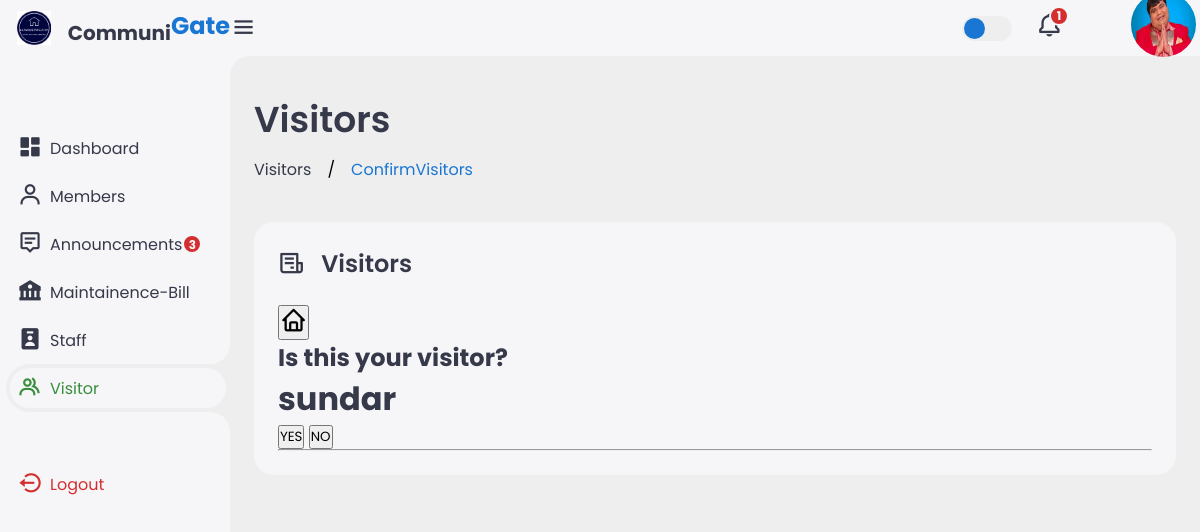
Screenshot of /user/agreevisitor.php (signed in) with the database file from the repository.
### tables this page shows
CREATE TABLE `members` (
  `hno` int(255) NOT NULL,
  `name` varchar(255) NOT NULL,
  `img_source` varchar(400) NOT NULL DEFAULT './images/defualt.png',
  `email` varchar(255) NOT NULL,
  `password` varchar(255) NOT NULL,
  `user_type` varchar(255) NOT NULL DEFAULT 'user',
  `mno` varchar(15) NOT NULL,
  `total` int(25) NOT NULL,
  `isrented` varchar(10) NOT NULL DEFAULT 'owner'
);

CREATE TABLE `cfvisitor` (
  `id` int(255) NOT NULL,
  `name` varchar(255) NOT NULL,
  `mno` varchar(255) NOT NULL,
  `pstm` varchar(255) NOT NULL,
  `date` date NOT NULL DEFAULT current_timestamp(),
  `isallowed` varchar(255) DEFAULT NULL
);

### user/agreevisitor.php (the view, shortened to what this page needs)
<!DOCTYPE html>
<html lang="en">
<head>
    <link href='https://unpkg.com/boxicons@2.1.4/css/boxicons.min.css' rel='stylesheet'>
    <link rel="stylesheet" href="./style.css">
</head>
<body>
    <div class="sidebar">
    <a href="#" class="logo">
            <i class='bx'><img src="../images/logo.png" height="50%" width="50%" alt=""></i>
            <div class="logo-name"><span><sub>Communi</span>Gate</sub></div>
        </a>
        <ul class="side-menu">
            <li><a href="dashboard.php"><i class='bx bxs-dashboard'></i>Dashboard</a></li>
            <li><a href="member.php"><i class='bx bx-user'></i>Members</a></li>
            <li><a href="announcement.php"><i class='bx bx-message-alt-detail'></i>Announcements<?php @include('../config.php');
             $select="SELECT id FROM `annoucement`";
             $result = mysqli_query($conn, $select);
             $rowcount = mysqli_num_rows( $result );
             if($rowcount>0)
             {
               echo " <span id='count'> $rowcount </span>";
             }
             ?> </a></li>
            <li><a href="maintainence-bill.php"><i class='bx bxs-bank' ></i>Maintainence-Bill<?php @include('../config.php');
             ?> </a></li>
            <li><a href="staff.php"><i class='bx bxs-user-badge'></i>Staff</a></li>
            <li class="active"><a href="visitor.php"><i class='bx bx-group'></i>Visitor</a></li>
        </ul>
        <ul class="side-menu">
            <li>
                <a href="/logout" class="logout">
                    <i class='bx bx-log-out-circle'></i>
                    Logout
                </a>
            </li>
        </ul>
    </div>
    <div class="content">
        <?php include('nav.php'); ?>
        <main>
            <div class="header" >
                <div class="left">
                    <h1>Visitors</h1>
                    <ul class="breadcrumb">
                    <a href="visitor.php"><li>
                             Visitors
                            </li></a>
                        /
                        <li><a href="acceptvisitor.php" class="active">ConfirmVisitors</a></li>
                    </ul>
            </div>
            <div class="bottom-data">
                <div class="orders">
                    <div class="header">
                        <i class='bx bx-receipt'></i>
                        <h3>Visitors</h3>
                    </div>
                    <?php
$name = $_SESSION['user_name'];
$sql = "SELECT * FROM `cfvisitor` WHERE pstm='$name'";
$res = mysqli_query($conn, $sql);
?>
<div style=""><a href="visitor.php"><button class="btn"> <i class='bx bx-home'></i></button></a></div>
<?php
if (mysqli_num_rows($res) > 0) {
    while ($row = mysqli_fetch_array($res)) {
        $vname = $row['name'];
?>
<div class="visitor-box">
    <h2>Is this your visitor?</h2>
    <h1><?php echo $vname; ?></h1>
    <form action="" method="POST">
        <button class="btn" type="submit" name="insert">YES</button>
        <button class="btn" type="submit" name="delete">NO</button>
    </form>
    <hr>
</div>
<?php
    }
}
else{
    echo '<h1>404:No visitor for you :-(</h1>';
};
?>
        </main>
    </div>
</body>
</html>

### user/nav.php (shortened to what this page needs)
<nav>
            <i class='bx bx-menu'></i>
            <label for="theme-toggle" class="theme-toggle"></label>
            <a href="agreevisitor.php" class="notif">
                <i class='bx bx-bell'></i>
                <span class="count"><?php   @include('../config.php');
                             $name=$_SESSION['user_name'];
                            $sql="SELECT  id from cfvisitor WHERE pstm='$name' ";
                            $res=mysqli_query($conn,$sql);
                            $rowcount = mysqli_num_rows( $res );
                            echo $rowcount; ?></span>
            </a>
            <a href="#" class="profile">
            <?php
                @include('../config.php');
                $name=$_SESSION['user_name'];
                $select="SELECT * FROM  `members` WHERE `name` = '$name'";
                $res=mysqli_query($conn,$select);
                if(mysqli_num_rows($res)>0){
                    while($row=mysqli_fetch_array($res))
                    {
                ?>
               <a href="../user/editprofile.php?id=<?php echo $row['hno']; ?>"><img src="<?php if ($row['img_source'] == '../images/') { echo '../images/defualt.png'; } else { echo $row['img_source']; } ?>" style="width:65px; height:65px; border-radius:50%; margin:30%;" ></a>
              <?php
              }
            }
            ?>
            </a>
        </nav>

### rows the page displays
members: img_source (picture)
cfvisitor: name "sundar"

### other values shown
$rowcount "3"
$rowcount "1"
